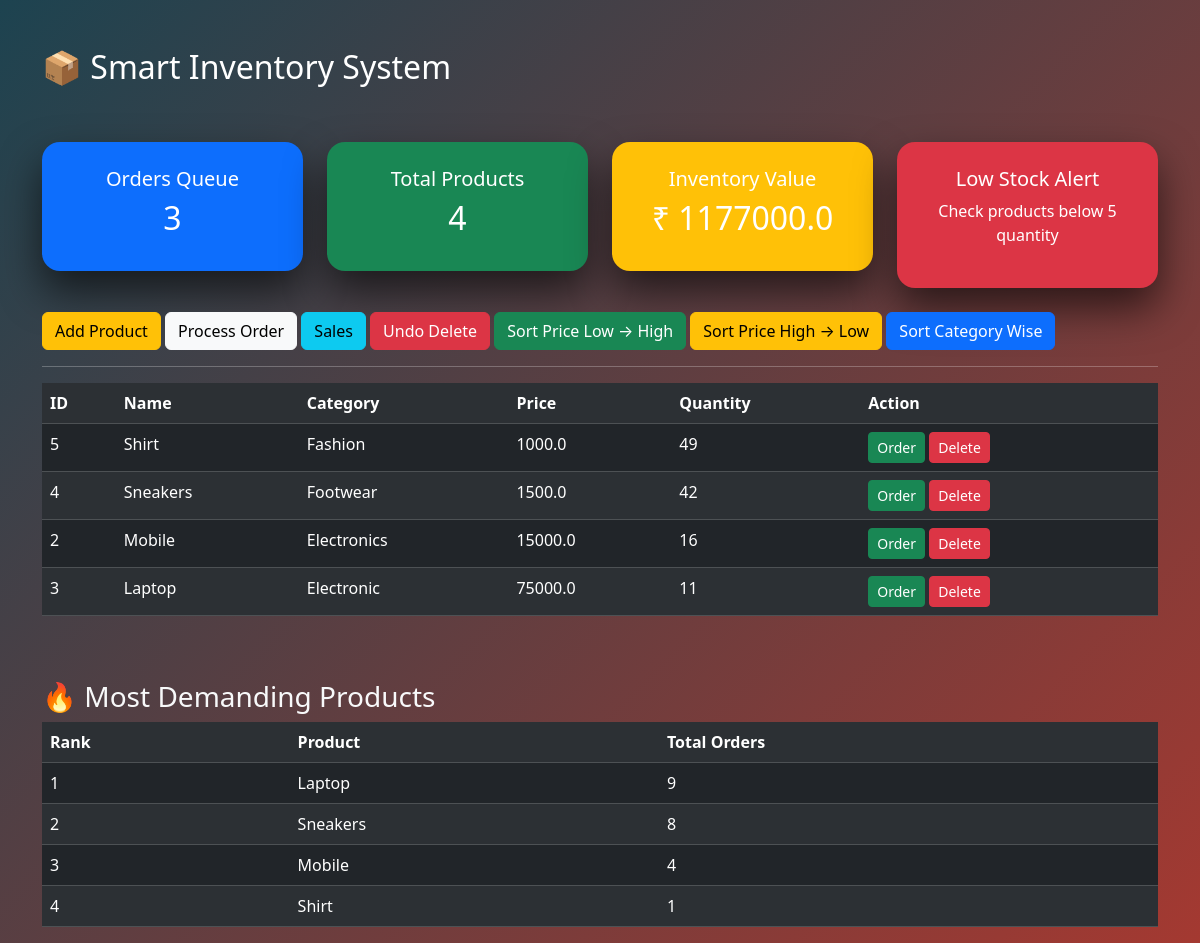
The app's page /?sort=low with its own data.
### tables this page shows
CREATE TABLE products(
        id INTEGER PRIMARY KEY AUTOINCREMENT,
        name TEXT UNIQUE,
        category TEXT,
        price REAL,
        quantity INTEGER
    );

CREATE TABLE sales(
        id INTEGER PRIMARY KEY AUTOINCREMENT,
        product_name TEXT,
        quantity INTEGER,
        price REAL
    );

### app.py (the view)
@app.route("/")
def dashboard():
    sort = request.args.get("sort")
    conn = connect_db()
    if sort == "low":
        products = conn.execute(
            "SELECT * FROM products ORDER BY price ASC"
        ).fetchall()
    elif sort == "high":
        products = conn.execute(
            "SELECT * FROM products ORDER BY price DESC"
        ).fetchall()
    elif sort == "category":
        products = conn.execute(
            "SELECT * FROM products ORDER BY category ASC"
        ).fetchall()
    else:
        products = conn.execute(
            "SELECT * FROM products"
        ).fetchall()
    inventory_value = sum(p["price"] * p["quantity"] for p in products)
    demand = conn.execute("""
        SELECT product_name, COUNT(*) as total
        FROM sales
        GROUP BY product_name
        ORDER BY total DESC
    """).fetchall()
    conn.close()
    return render_template(
        "dashboard.html",
        products=products,
        inventory_value=inventory_value,
        orders=len(order_queue),
        demand=demand
    )

### app.py (called while the page is built)
def connect_db():
    conn = sqlite3.connect("inventory.db", timeout=10)
    conn.row_factory = sqlite3.Row
    return conn

### templates/dashboard.html (shortened to what this page needs)
<!DOCTYPE html>
<html>
<head>
<link href="https://cdn.jsdelivr.net/npm/bootstrap@5.3.2/dist/css/bootstrap.min.css" rel="stylesheet">
</head>
<body>
<div class="container mt-5">
<h2>📦 Smart Inventory System</h2>
<br>
<div class="row mt-4">
<div class="col-md-3">
<div class="card3d bg-primary text-center">
<h5>Orders Queue</h5>
<h2>{{orders}}</h2>
</div>
</div>
<div class="col-md-3">
<div class="card3d bg-success text-center">
<h5>Total Products</h5>
<h2>{{products|length}}</h2>
</div>
</div>
<div class="col-md-3">
<div class="card3d bg-warning text-center">
<h5>Inventory Value</h5>
<h2>₹ {{inventory_value}}</h2>
</div>
</div>
<div class="col-md-3">
<div class="card3d bg-danger text-center">
<h5>Low Stock Alert</h5>
<p>Check products below 5 quantity</p>
</div>
</div>
</div>
<br>
<a href="/add" class="btn btn-warning">Add Product</a>
<a href="/process" class="btn btn-light">Process Order</a>
<a href="/sales" class="btn btn-info">Sales</a>
<a href="/undo" class="btn btn-danger">Undo Delete</a>
<a href="/?sort=low" class="btn btn-success">Sort Price Low → High</a>
<a href="/?sort=high" class="btn btn-warning">Sort Price High → Low</a>
<a href="/?sort=category" class="btn btn-primary">
Sort Category Wise
</a>
<hr>
<table class="table table-dark table-striped">
<tr>
<th>ID</th>
<th>Name</th>
<th>Category</th>
<th>Price</th>
<th>Quantity</th>
<th>Action</th>
</tr>
{% for p in products %}
<tr>
<td>{{p.id}}</td>
<td>{{p.name}}</td>
<td>{{p.category}}</td>
<td>{{p.price}}</td>
<td>
{% if p.quantity <= 5 %}
<span class="text-danger">{{p.quantity}} (Restock)</span>
{% else %}
{{p.quantity}}
{% endif %}
</td>
<td>
<a href="/order/{{p.id}}" class="btn btn-success btn-sm">Order</a>
<a href="/delete/{{p.id}}" class="btn btn-danger btn-sm">Delete</a>
</td>
</tr>
{% endfor %}
</table>
<br><br>
<h3 class="text-light">🔥 Most Demanding Products</h3>
<table class="table table-dark table-striped">
<tr>
<th>Rank</th>
<th>Product</th>
<th>Total Orders</th>
</tr>
{% for d in demand %}
<tr>
<td>{{loop.index}}</td>
<td>{{d.product_name}}</td>
<td>{{d.total}}</td>
</tr>
{% endfor %}
</table>
</div>
</body>
</html>

### templates/dashboard.html (style rules this page uses)
body { background:linear-gradient(135deg,#1d4350,#a43931); color:white; }
.card3d { padding:25px; border-radius:18px; box-shadow:0 20px 40px rgba(0,0,0,0.6); transition:0.3s; }

### records on screen
products: id "5", name "Shirt", category "Fashion", price "1000.0", quantity "49"
products: id "4", name "Sneakers", category "Footwear", price "1500.0", quantity "42"
products: id "2", name "Mobile", category "Electronics", price "15000.0", quantity "16"
products: id "3", name "Laptop", category "Electronic", price "75000.0", quantity "11"
sales: product_name "Laptop", total "9"
sales: product_name "Sneakers", total "8"
sales: product_name "Shirt", total "1"

### other values on screen
{{ orders }} "3"
{{ products|length }} "4"
{{ inventory_value }} "1177000.0"
{{ d.product_name }} "Mobile"
{{ d.total }} "4"
